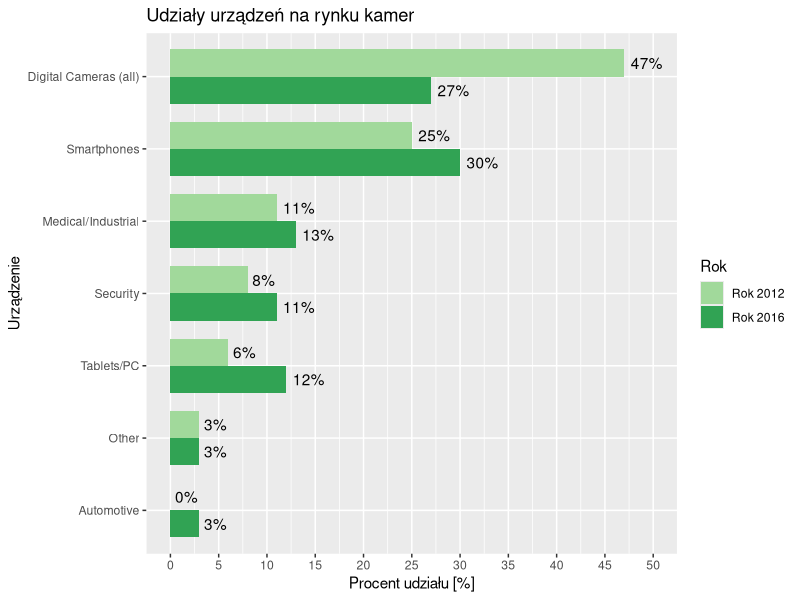

Generate this figure with R:
# Autor: Patryk Tenderenda

# url: http://aswathdamodaran.blogspot.com/2014/10/go-pro-camera-or-smartphone-social.html
# wykres: http://2.bp.blogspot.com/-ApPcmfjxPJw/VD55hVDwz3I/AAAAAAAABks/nIGZAIdYtnU/s1600/ChangingMarket.jpg
# Udział kamer na rynku w roku 2012 i 2016

if(!require(ggplot2)){
  install.packages("ggplot2");
}
if(!require(ggrepel)){
  install.packages("ggrepel");
}
if(!require(reshape2)){
  install.packages("reshape2");
}
library(ggplot2)
library(ggrepel)
library(reshape2)


dane <- data.frame(urzadzenie = c("Digital Cameras (all)", "Smartphones", "Tablets/PC",
                              "Medical/Industrial", "Security", "Automotive", "Other"),
                   r2012 = c(47, 25, 6,  11, 8, 0, 3),
                   r2016 = c(27, 30, 12, 13, 11, 3, 3)
                   )

dane$urzadzenie <- reorder(dane$urzadzenie, dane$r2012)
dane<-melt(dane)
dane$variable <- factor(dane$variable, levels =c("r2016","r2012"))

cols <- c("r2012"="#a1d99b","r2016"="#31a354")
w <- ggplot(dane, aes(x = urzadzenie, width=.75, fill=variable, y=value)) + 
  geom_bar(stat="identity", position="dodge") +
  geom_text(aes(x=urzadzenie, y=value, ymax=value, label=sprintf("%.0f%%", value)),
            position = position_dodge(width = .75),
            hjust = -0.20)  + 
  scale_fill_manual(name="Rok",
                    limits = c("r2012", "r2016"),
                    values=cols, 
                    breaks=c("r2012", "r2016"), 
                    labels=c("Rok 2012","Rok 2016")) +
  scale_y_continuous(
    breaks = seq(0, 50, 5)) +
  coord_flip(ylim=c(0, 50)) +
  labs(title = "Udziały urządzeń na rynku kamer", 
       x = "Urządzenie", 
       y = "Procent udziału [%]")

w